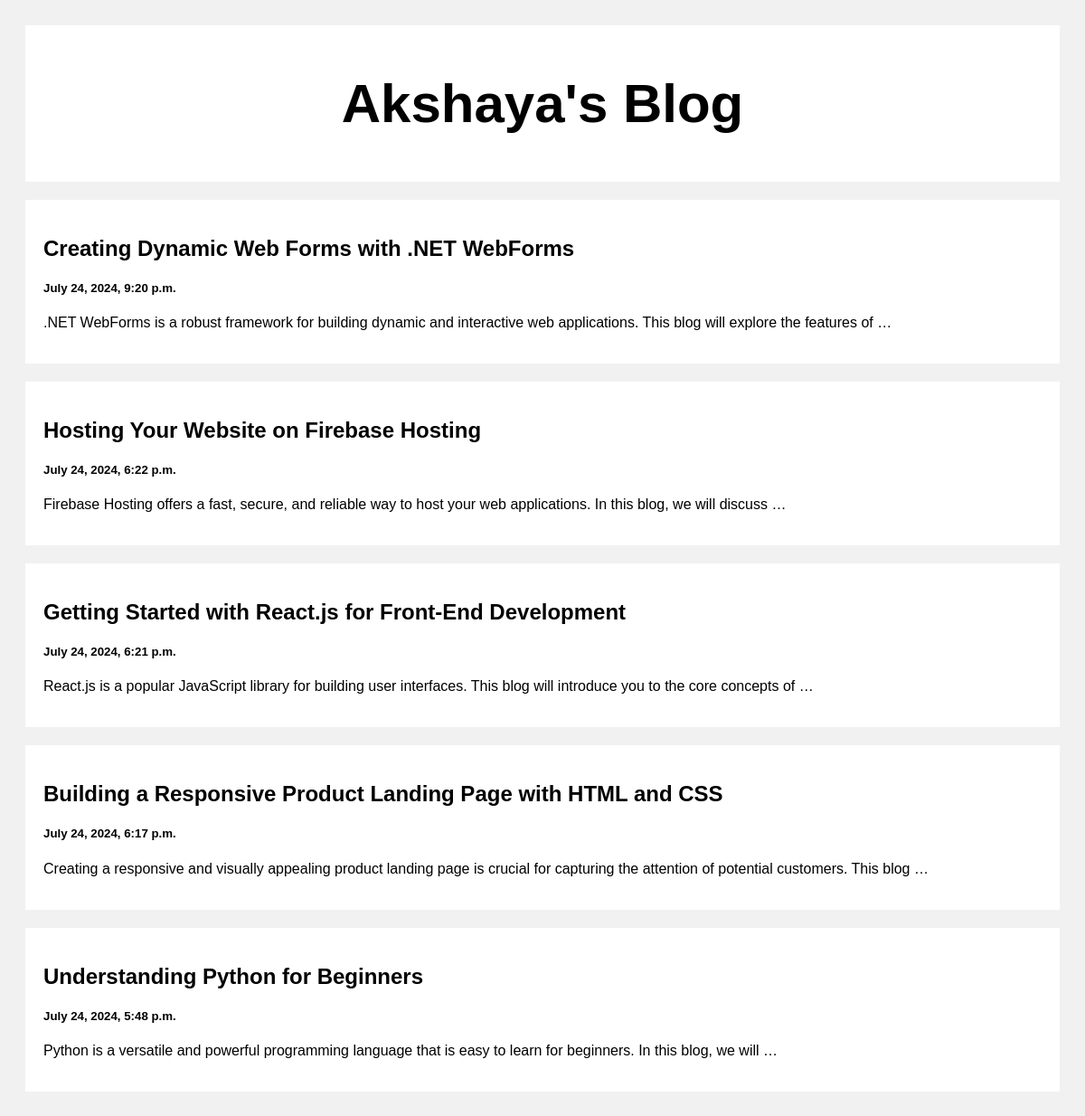
The page / on the database its author committed.
### posts/models.py (models this page shows)
class Post(models.Model):
    title=models.CharField(max_length=100)
    body=models.CharField(max_length=10000000)
    created_at=models.DateTimeField(default=datetime.now,blank=True)

### posts/views.py (the view)
# urls.py: path('',views.index,name='index'),
def index(request):
    Posts=Post.objects.all()
    return render(request,'index.html',{'Posts':Posts})

### templates/index.html (shortened to what this page needs)
<!DOCTYPE html>
<html>
<head>
</head>
<body>
<div class="header">
  <h2>Akshaya's Blog</h2>
</div>
<div class="row">
  <div class="leftcolumn">
    {% for Post in Posts reversed %}
    <div class="card">
      <a href="/poster/{{Post.id}}" style="text-decoration: none; color: black;">
        <h2>{{Post.title}}</h2>
        <h5>{{Post.created_at}}</h5>
        <p>{{Post.body|truncatewords:20}}</p>
      </a>
    </div>
    {% endfor %}
  </div>
</div>
</body>
</html>

### templates/index.html (style rules this page uses)
* { box-sizing: border-box; }
body { font-family: Arial; padding: 20px; background: #f1f1f1; }
.header { padding: 2px; font-size: 40px; text-align: center; background: white; }
.leftcolumn { float: left; width: 100%; }
.card { background-color: white; padding: 20px; margin-top: 20px; }
.row:after { content: ""; display: table; clear: both; }

### rows shown on the page
Post: title "Creating Dynamic Web Forms with .NET WebForms", created_at "July 24, 2024, 9:20 p.m.", body ".NET WebForms is a robust framework for building dynamic and interactive web applications. This blog will explore the features of …"
Post: title "Hosting Your Website on Firebase Hosting", created_at "July 24, 2024, 6:22 p.m.", body "Firebase Hosting offers a fast, secure, and reliable way to host your web applications. In this blog, we will discuss …"
Post: title "Getting Started with React.js for Front-End Development", created_at "July 24, 2024, 6:21 p.m.", body "React.js is a popular JavaScript library for building user interfaces. This blog will introduce you to the core concepts of …"
Post: title "Building a Responsive Product Landing Page with HTML and CSS", created_at "July 24, 2024, 6:17 p.m.", body "Creating a responsive and visually appealing product landing page is crucial for capturing the attention of potential customers. This blog …"
Post: title "Understanding Python for Beginners", created_at "July 24, 2024, 5:48 p.m.", body "Python is a versatile and powerful programming language that is easy to learn for beginners. In this blog, we will …"
